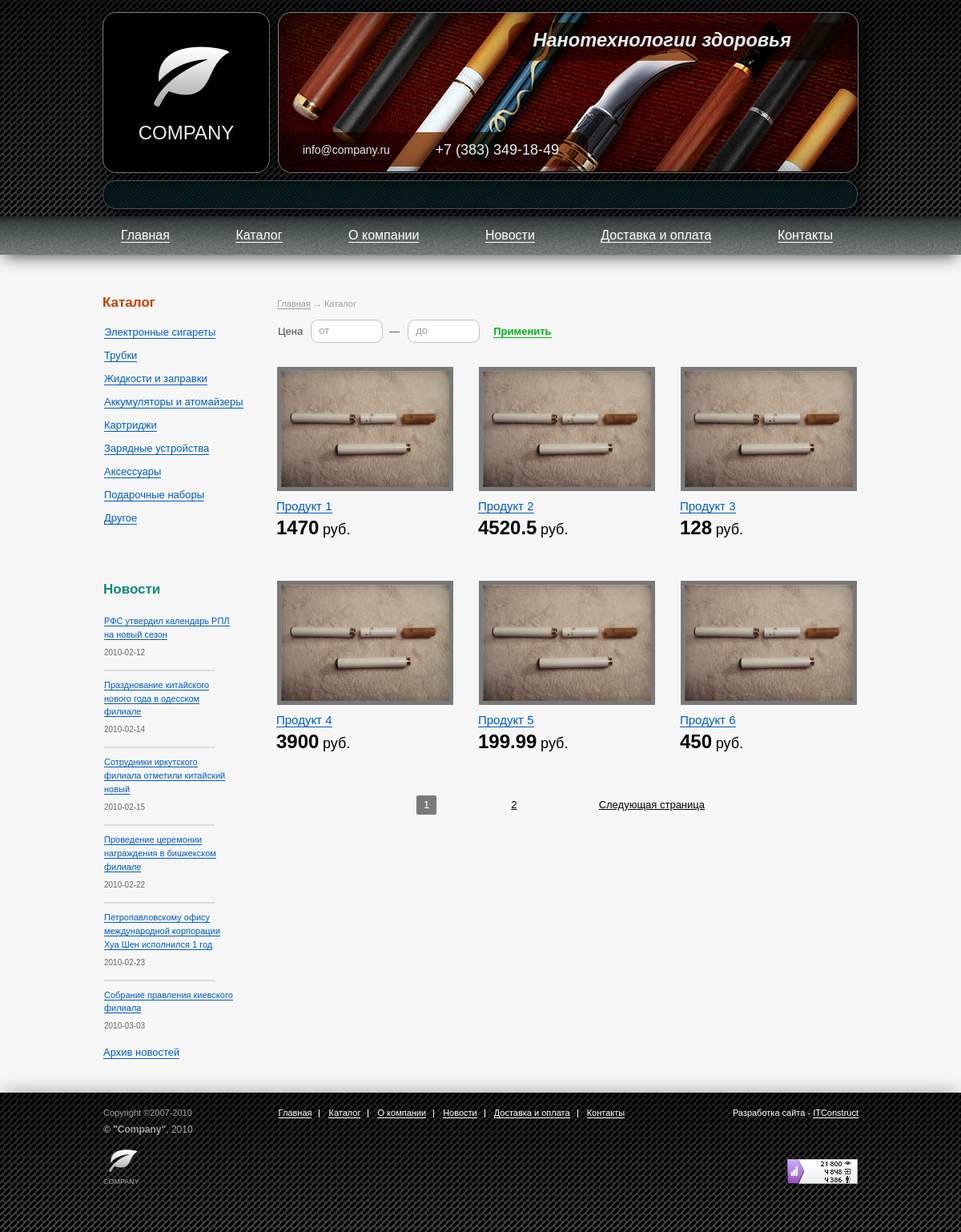
Page /Companysmoke/catalog.php on the committed database.
### tables this page shows
CREATE TABLE Product (
	product_id INT NOT NULL AUTO_INCREMENT,
	name VARCHAR(40) NOT NULL,
	price FLOAT NOT NULL,
	category_id INT NOT NULL,
	description TEXT,
	product_img VARCHAR(255),
	CONSTRAINT product__pk PRIMARY KEY (product_id),
	CONSTRAINT product__to__category FOREIGN KEY (category_id) REFERENCES Category (category_id) ON DELETE CASCADE ON UPDATE CASCADE,
	CONSTRAINT product__name__uk UNIQUE (category_id, name)
);

CREATE TABLE Category (
    category_id INT NOT NULL AUTO_INCREMENT,
    name VARCHAR(40) NOT NULL,
	category_img VARCHAR(255),
    CONSTRAINT category__pk PRIMARY KEY (category_id)
);

CREATE TABLE News (
	news_id INT NOT NULL AUTO_INCREMENT,
	title VARCHAR(255) NOT NULL,
	date DATE NOT NULL,
	preview TEXT,
	description TEXT,
	CONSTRAINT news__pk PRIMARY KEY (news_id)
);

### Companysmoke/application/models/catalog.php (called while the page is built, shortened)
<?php
    include_once("includes/lib.php");
    include_once("includes/config.php");
    $news_array = getNews();
    $categories = getCategories();
    $menu = extensionMenu($menu, 'Каталог', $categories);
    if(isset($correct_param['category_id'])) {
        $query_count = "SELECT COUNT(*) AS count FROM Product p JOIN ProductCategory pc on p.product_id = pc.product_id";
        $query_products = "SELECT p.product_id, p.product_img, p.name, p.price FROM Product p JOIN ProductCategory pc on p.product_id = pc.product_id";
    } else {
        $query_count = "SELECT COUNT(*) AS count FROM Product p";
        $query_products = "SELECT p.product_id, p.product_img, p.name, p.price FROM Product p";
    }
    $count_pages = mysqli_query($connection, $query_count);
    $count_pages =  mysqli_fetch_assoc($count_pages);
    $count_pages = ceil($count_pages['count']/PAGECOUNT);
    $pagination = pagination($page, $count_pages, $correct_param);
    $art = ($page * PAGECOUNT) - PAGECOUNT;
    $query_products = $query_products." ORDER BY product_id";
    $query_products = $query_products." LIMIT $art, ". PAGECOUNT;
    $result = mysqli_query($connection, $query_products);
    $products = array();
    while ($product = mysqli_fetch_assoc($result)) {
        $products[] = $product;
    }
    $breadcrumbs = array();
    $breadcrumbs['Главная'] = '/';
    if (array_key_exists('category_id', $correct_param)) {
        $name = $categories[$correct_param['category_id']]['title'];
        $breadcrumbs["$name"] = null;
        $cat_param = '&cat_id='.$correct_param['category_id'];
    }
    else {
        $breadcrumbs['Каталог'] = null;
        $cat_param = null;
    }
    include('application/views/catalog.php');
?>

### Companysmoke/catalog.php (called while the page is built, shortened)
<?php
    $page = (isset($_GET['page'])) ? $_GET['page'] : 1;
    $correct_param = array();
    include('application/models/catalog.php');
?>

### Companysmoke/includes/config.php (called while the page is built, shortened)
<?php
    $menu = array (
        'index.php'=> [
            'title' => 'Главная',
            'activeLinks' => array(
                '',
                '/'
            ),
            'submenu' => null
        ],
        'catalog.php' => [
            'title' => 'Каталог',
            'activeLinks' => array(
                'product.php'
            ),
            'submenu' => null
        ],
        'about.php' => [
            'title' => 'О компании',
            'activeLinks' => null,
            'submenu' => null
        ],
        'news.php' => [
            'title' => 'Новости',
            'activeLinks' => array(
                'news-detail.php'
            ),
            'submenu' => null
        ],
        'paydelivery.php' => [
            'title' => 'Доставка и оплата',
            'activeLinks' => null,
            'submenu' => null
        ],
        'contacts.php' => [
            'title' => 'Контакты',
            'activeLinks' => null,
            'submenu' => null
        ]
    );
?>

### Companysmoke/application/views/catalog.php (the view, shortened to what this page needs)
<?php
include('includes/template_header.php');
?>
<nav class="bread-crumbs-container">
	<ul class="bread-crumbs">
	<?foreach($breadcrumbs as $title=>$link):?>
			<?if($link):?>
				<li class="bread-crumb"><a class="bread-crumb__link" href="<?=$link?>"><?=$title?></a></li>
			<?else:?>
				<li class="bread-crumb bread-crumb_current"><?=$title?></li>
			<?endif?>
		<?endforeach?>
	</ul>
</nav>
<form class="search-filter" id="catalog-page__search-filter-1" method="GET" action="catalog.php">
	<span class="search-filter__item">
		<label class="search-filter__label" for="price-from">Цена</label>
		<input class="search-filter__input" step="0.01" type="number" min="0" name="price_from" id="price-from" <?=(isset($correct_param['price_from'])) ? 'value="'.$correct_param['price_from'].'"': ''?> placeholder="от">
	</span>
	<span class="search-filter__item">
		<label class="search-filter__label" for="price-to">—</label>
		<input class="search-filter__input" step="0.01" type="number" min="0" name="price_to" id="price-to" <?=(isset($correct_param['price_to'])) ? 'value="'.$correct_param['price_to'].'"': ''?> placeholder="до">
	</span>
	<input class="form-submit search-filter__apply" type="submit" value="Применить">
</form>
<ul class="categories categories__reposition">
	<?if($products):?>
		<?foreach($products as $product):?>
			<li class="category good-piece">
				<a class="category__link" href="/product.php?id=<?=$product['product_id'].$cat_param?>">
					<img class="category__image good__image" src=<?=($product['product_img']) ? $product['product_img'] : 'source/img/category-none.jpg'?> alt="category-image-1">
					<span class="category__name-container good_name"><span class="category__name-inner"><?=$product['name'] ?></span></span>
				</a>
				<span class="good-price good_price"><?= $product['price'] ?> <small class="good-price__currency">руб.</small></span>
			</li>
		<?endforeach?>
	<?else:?>
		<p>По заданному запросу товаров нет.</p>
	<?endif?>
</ul>
<ul class="paginator catalog-page__paginator">
	<?=($count_pages>1) ? $pagination : null?>
</ul>
<?php
include('includes/template_footer.php');
?>

### Companysmoke/application/views/includes/template_footer.php (shortened to what this page needs)
</main>
<div class="sidebar">
	<section class="catalog">
		<h2 class="sidebar__headline">Каталог</h2>
		<ul class="catalog-list">
			<?foreach($categories as $category=>$cat_item):?>
				<li class="catalog-list__item"><a class="catalog-list__link" href="/catalog.php?id=<?=$category?>"><?=$cat_item['title']?></a></li>
			<?endforeach?>
		</ul>
	</section>
	<section class="news">
		<h2 class="sidebar__headline news__headline">Новости</h2>
		<ul class="news-list">
			<?foreach($news_array as $news=>$new):?>
				<li class="news-item">
					<a class="news-item__link" href=" /news-detail.php?id=<?=$new['news_id']?>">
					<?=$new['title']?>
					</a>
					<span class="news-item__date"><?=$new['date']?></span>
				</li>
			<?endforeach?>
		</ul>
		<span class="archive"><a class="archive__link" href=" /news.php">Архив новостей</a></span>
	</section>
</div>
</div>
</div>
<footer class="page-footer">
	<div class="wrapper page-footer__wrapper">
		<div class="copyright">
			<span class="copyright__part copyright__lifetime">Copyright ©2007-2010</span>
			<span class="copyright__part copyright__company-lifetime"><b>© "Company"</b>, 2010</span>
			<img class="copyright__image" src=" /source/img/logo.png" alt="Company-logo">
			<span class="copyright__part copyrhigt__company-name">Company</span>
		</div>
		<nav class="footer-nav">
			<ul class="footer-nav__list">
				<?$current_page = currentPage();?>
				<?foreach ($menu as $menu_item=>$item):?>
					<?if($current_page == $menu_item || ($item['activeLinks'] != null && in_array($current_page, $item['activeLinks']))):?>
						<li class="footer-nav__list-item"><span class="footer-nav__link"><?=$item['title']?></span></li>
					<?else:?>
						<li class="footer-nav__list-item"><a class="footer-nav__link" href="<?=$menu_item?>"><?=$item['title']?></a></li>
					<?endif?>
				<?endforeach?>
			</ul>
		</nav>
		<div class="developer">
			<span class="developer__ref">Разработка сайта - <a class="developer__link" href="https://itconstruct.ru/">ITConstruct</a></span>
			<img class="counter" src=" /source/img/counter.png" alt="Page-counter">
		</div>
	</div>
</footer>
</body>
</html>

### rows in the picture
product: product_img (picture), name "Продукт 1", price "1470"
product: product_img (picture), name "Продукт 2", price "4520.5"
product: product_img (picture), name "Продукт 3", price "128"
product: product_img (picture), name "Продукт 4", price "3900"
product: product_img (picture), name "Продукт 5", price "199.99"
product: product_img (picture), name "Продукт 6", price "450"
category: name "Электронные сигареты"
category: name "Трубки"
category: name "Жидкости и заправки"
category: name "Аккумуляторы и атомайзеры"
category: name "Картриджи"
category: name "Зарядные устройства"
category: name "Аксессуары"
category: name "Подарочные наборы"
news: title "РФС утвердил календарь РПЛ на новый сезон", date "2010-02-12"
news: title "Празднование китайского нового года в одесском филиале", date "2010-02-14"
news: title "Сотрудники иркутского филиала отметили китайский новый", date "2010-02-15"
news: title "Проведение церемонии награждения в бишкекском филиале", date "2010-02-22"
news: title "Петропавловскому офису международной корпорации Хуа Шен исполнился 1 год", date "2010-02-23"
news: title "Собрание правления киевского филиала", date "2010-03-03"

### other values in the picture
$item['title'] "Главная"
$item['title'] "Каталог"
$item['title'] "О компании"
$item['title'] "Новости"
$item['title'] "Доставка и оплата"
$item['title'] "Контакты"
$title "Главная"
$title "Каталог"
$cat_item['title'] "Другое"
